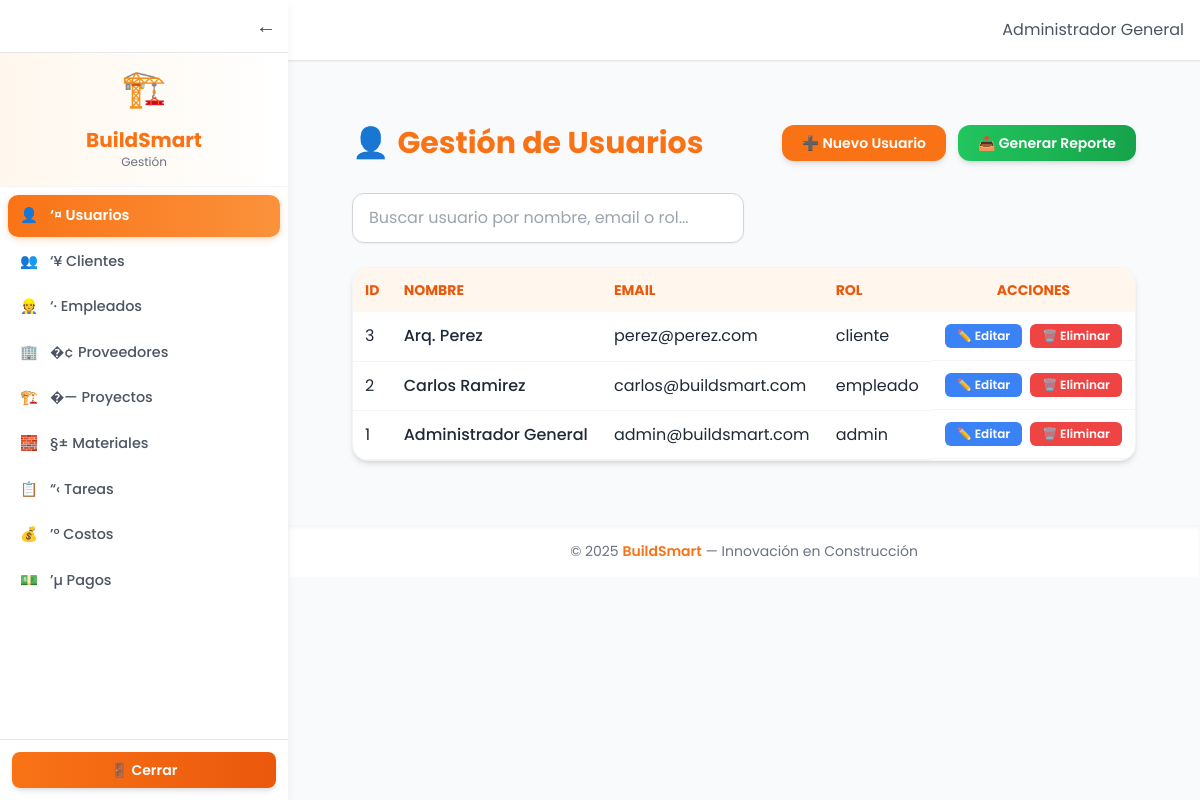
Page /public/index.php?page=usuarios (signed in) on the committed database.
### tables this page shows
CREATE TABLE usuarios (
  id INT AUTO_INCREMENT PRIMARY KEY,
  nombre VARCHAR(150) NOT NULL,
  email VARCHAR(120) UNIQUE NOT NULL,
  password VARCHAR(255) NOT NULL,
  rol ENUM('admin','empleado','cliente') DEFAULT 'empleado',
  creado_en DATETIME DEFAULT CURRENT_TIMESTAMP
);

### app/controllers/UsuariosController.php (called while the page is built, shortened)
<?php
require_once __DIR__ . '/../../core/helpers.php';
class UsuariosController
{
    public function buscar($q = '') {
        global $pdo;
        if (!empty($q)) {
            $stmt = $pdo->prepare("SELECT * FROM usuarios
                                   WHERE nombre LIKE :q OR email LIKE :q OR rol LIKE :q
                                   ORDER BY id DESC");
            $stmt->execute([':q' => "%$q%"]);
        } else {
            $stmt = $pdo->query("SELECT * FROM usuarios ORDER BY id DESC");
        }
        return $stmt->fetchAll();
    }
}

### app/views/usuarios/tabla.php (the view)
<table class="w-full border-collapse">
  <thead>
    <tr class="bg-orange-50 text-orange-600 text-left uppercase text-sm">
      <th class="p-3">ID</th>
      <th class="p-3">Nombre</th>
      <th class="p-3">Email</th>
      <th class="p-3">Rol</th>
      <th class="p-3 text-center">Acciones</th>
    </tr>
  </thead>
  <tbody>
    <?php if (!empty($usuarios)): ?>
      <?php foreach ($usuarios as $u): ?>
        <tr class="hover:bg-orange-50 transition">
          <td class="p-3 border-b border-gray-100"><?= $u['id'] ?></td>
          <td class="p-3 border-b border-gray-100 font-medium"><?= htmlspecialchars($u['nombre']) ?></td>
          <td class="p-3 border-b border-gray-100"><?= htmlspecialchars($u['email']) ?></td>
          <td class="p-3 border-b border-gray-100"><?= htmlspecialchars($u['rol']) ?></td>
          <td class="p-3 border-b border-gray-100 text-center flex justify-center gap-2">
            <a href="index.php?page=usuarios/form&id=<?= $u['id'] ?>"
               class="px-3 py-1 rounded-md text-xs bg-blue-500 hover:bg-blue-600 text-white font-semibold transition">
              ✏️ Editar
            </a>
            <a href="index.php?page=usuarios/delete&id=<?= $u['id'] ?>"
               class="px-3 py-1 rounded-md text-xs bg-red-500 hover:bg-red-600 text-white font-semibold transition"
               onclick="return confirm('¿Seguro que deseas eliminar este usuario?');">
              🗑️ Eliminar
            </a>
          </td>
        </tr>
      <?php endforeach; ?>
    <?php else: ?>
      <tr>
        <td colspan="5" class="text-center py-6 text-gray-500">No se encontraron usuarios.</td>
      </tr>
    <?php endif; ?>
  </tbody>
</table>

### app/views/layouts/header.php (style rules this page uses)
body { font-family: 'Poppins', sans-serif; background-color: #f9fafb; color: #1f2937; transition: all .3s ease; }

### rows in the picture
usuarios: id "3", nombre "Arq. Perez", email "perez@perez.com", rol "cliente"
usuarios: id "2", nombre "Carlos Ramirez", email "carlos@buildsmart.com", rol "empleado"
usuarios: id "1", nombre "Administrador General", email "admin@buildsmart.com", rol "admin"

### other values in the picture
explode(" ", $label)[0] "👤"
substr($label, 2) "‘¤ Usuarios"
explode(" ", $label)[0] "👥"
substr($label, 2) "‘¥ Clientes"
explode(" ", $label)[0] "👷"
substr($label, 2) "‘· Empleados"
explode(" ", $label)[0] "🏢"
substr($label, 2) "�¢ Proveedores"
explode(" ", $label)[0] "🏗️"
substr($label, 2) "�—️ Proyectos"
explode(" ", $label)[0] "🧱"
substr($label, 2) "§± Materiales"
explode(" ", $label)[0] "📋"
substr($label, 2) "“‹ Tareas"
explode(" ", $label)[0] "💰"
